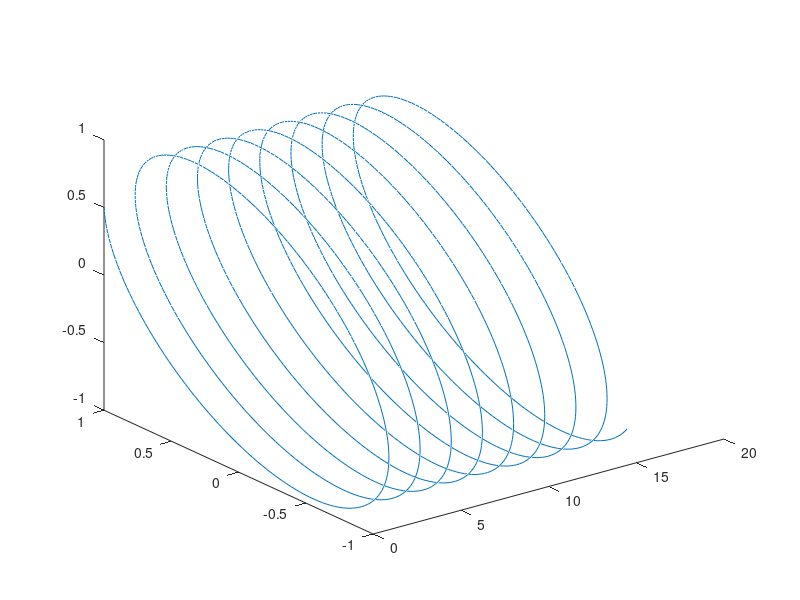

Recreate this plot in MATLAB.

lambda=533; %wavelength in nm
c=300; % speed of light in nm/fs
k=2*pi/lambda;
w=k*c;
r=1
t=0:.01:15; %time that goes from 0 to 15 fs
x=cos(w*t-k*r);
y=1*cos(w*t-k*r+pi/3);
plot3(t,x,y)